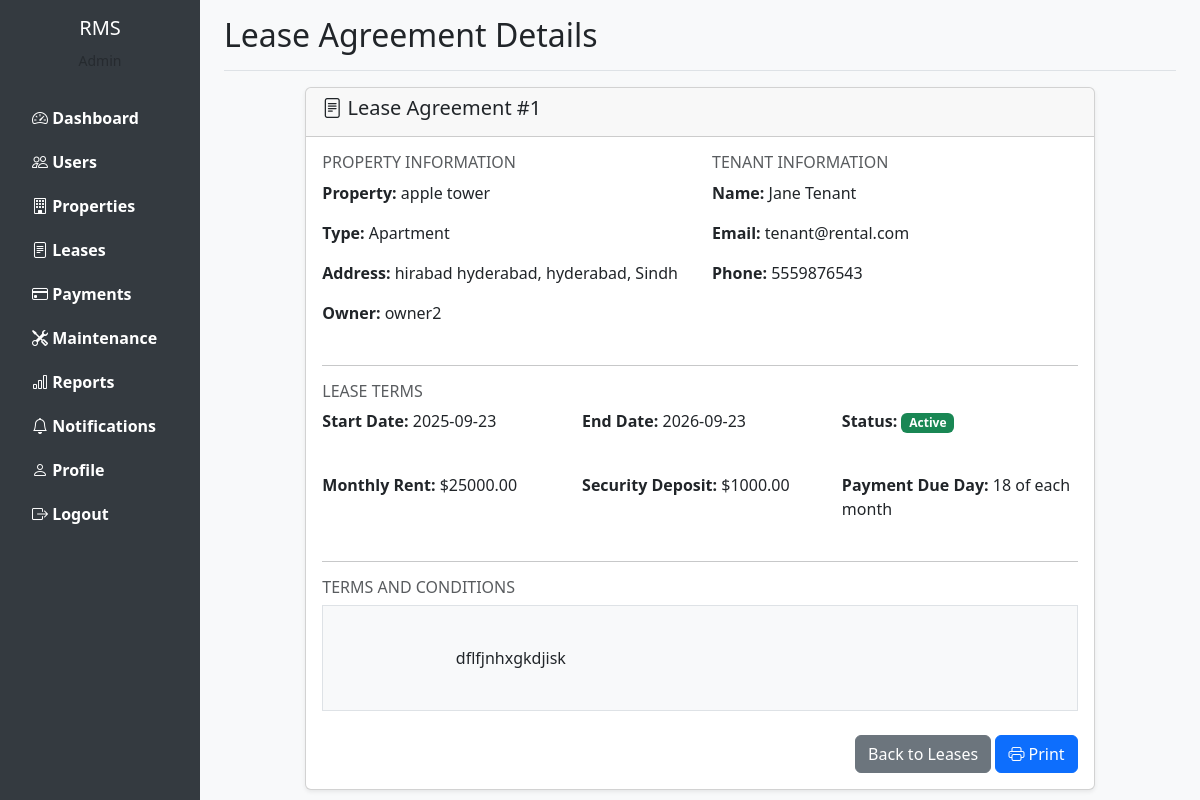
/leases/1 (signed in), run on the app's committed database.
### models.py (models this page shows, shortened)
class Lease(db.Model):
    __tablename__ = 'leases'
    id = db.Column(db.Integer, primary_key=True)
    property_id = db.Column(db.Integer, db.ForeignKey('properties.id'), nullable=False)
    tenant_id = db.Column(db.Integer, db.ForeignKey('users.id'), nullable=False)
    start_date = db.Column(db.Date, nullable=False)
    end_date = db.Column(db.Date, nullable=False)
    monthly_rent = db.Column(db.Float, nullable=False)
    security_deposit = db.Column(db.Float)
    terms_conditions = db.Column(db.Text)
    status = db.Column(db.String(20), default='active')
    payment_due_day = db.Column(db.Integer, default=1)
    created_at = db.Column(db.DateTime, default=datetime.utcnow)
    updated_at = db.Column(db.DateTime, default=datetime.utcnow, onupdate=datetime.utcnow)
    payments = db.relationship('Payment', backref='lease', lazy=True)

class Property(db.Model):
    __tablename__ = 'properties'
    id = db.Column(db.Integer, primary_key=True)
    owner_id = db.Column(db.Integer, db.ForeignKey('users.id'), nullable=False)
    property_type = db.Column(db.String(50), nullable=False)
    title = db.Column(db.String(200), nullable=False)
    address = db.Column(db.Text, nullable=False)
    city = db.Column(db.String(100))
    state = db.Column(db.String(100))
    zip_code = db.Column(db.String(20))
    bedrooms = db.Column(db.Integer)
    bathrooms = db.Column(db.Integer)
    area_sqft = db.Column(db.Float)
    rent_amount = db.Column(db.Float, nullable=False)
    security_deposit = db.Column(db.Float)
    description = db.Column(db.Text)
    amenities = db.Column(db.Text)
    availability_status = db.Column(db.String(20), default='available')
    image_path = db.Column(db.String(255))
    created_at = db.Column(db.DateTime, default=datetime.utcnow)
    updated_at = db.Column(db.DateTime, default=datetime.utcnow, onupdate=datetime.utcnow)
    leases = db.relationship('Lease', backref='property', lazy=True)
    maintenance_requests = db.relationship('MaintenanceRequest', backref='property', lazy=True)

class User(UserMixin, db.Model):
    __tablename__ = 'users'
    id = db.Column(db.Integer, primary_key=True)
    username = db.Column(db.String(80), unique=True, nullable=False)
    email = db.Column(db.String(120), unique=True, nullable=False)
    password_hash = db.Column(db.String(255), nullable=False)
    full_name = db.Column(db.String(120), nullable=False)
    phone = db.Column(db.String(20))
    address = db.Column(db.Text)
    role = db.Column(db.String(20), nullable=False)
    is_active = db.Column(db.Boolean, default=True)
    created_at = db.Column(db.DateTime, default=datetime.utcnow)
    updated_at = db.Column(db.DateTime, default=datetime.utcnow, onupdate=datetime.utcnow)
    properties = db.relationship('Property', backref='owner', lazy=True, foreign_keys='Property.owner_id')
    leases_as_tenant = db.relationship('Lease', backref='tenant', lazy=True, foreign_keys='Lease.tenant_id')
    payments = db.relationship('Payment', backref='payer', lazy=True)
    maintenance_requests = db.relationship('MaintenanceRequest', backref='requester', lazy=True, foreign_keys='MaintenanceRequest.tenant_id')
    assigned_maintenance = db.relationship('MaintenanceRequest', backref='assigned_staff', lazy=True, foreign_keys='MaintenanceRequest.staff_id')
    notifications = db.relationship('Notification', backref='user', lazy=True)

### routes.py (the view)
@current_app.route('/leases/<int:lease_id>')
@login_required
def view_lease(lease_id):
    lease = Lease.query.get_or_404(lease_id)
    if current_user.role == 'tenant' and lease.tenant_id != current_user.id:
        flash('You do not have permission to view this lease.', 'danger')
        return redirect(url_for('dashboard'))
    if current_user.role == 'owner' and lease.property.owner_id != current_user.id:
        flash('You do not have permission to view this lease.', 'danger')
        return redirect(url_for('dashboard'))
    return render_template('leases/view.html', lease=lease)

### app.py (called while the page is built)
def create_app():
    app = Flask(__name__)
    app.config['SECRET_KEY'] = 'your-secret-key-change-in-production'
    app.config['SQLALCHEMY_DATABASE_URI'] = 'sqlite:///rental_management.db'
    app.config['SQLALCHEMY_TRACK_MODIFICATIONS'] = False
    app.config['UPLOAD_FOLDER'] = 'static/uploads'
    os.makedirs(app.config['UPLOAD_FOLDER'], exist_ok=True)
    db.init_app(app)
    login_manager.init_app(app)
    migrate.init_app(app, db)
    login_manager.login_view = 'login'
    login_manager.login_message = 'Please log in to access this page.'
    with app.app_context():
        from models import User
        @login_manager.user_loader
        def load_user(user_id):
            return User.query.get(int(user_id))
        import routes
        db.create_all()
    return app

### templates/leases/view.html (shortened to what this page needs)
{% extends "base.html" %}
{% block page_title %}Lease Agreement Details{% endblock %}
{% block content %}
<div class="row">
    <div class="col-md-10 offset-md-1">
        <div class="card">
            <div class="card-header">
                <h5><i class="bi bi-file-text"></i> Lease Agreement #{{ lease.id }}</h5>
            </div>
            <div class="card-body">
                <div class="row mb-4">
                    <div class="col-md-6">
                        <h6 class="text-muted">PROPERTY INFORMATION</h6>
                        <p><strong>Property:</strong> {{ lease.property.title }}</p>
                        <p><strong>Type:</strong> {{ lease.property.property_type }}</p>
                        <p><strong>Address:</strong> {{ lease.property.address }}, {{ lease.property.city }}, {{ lease.property.state }}</p>
                        <p><strong>Owner:</strong> {{ lease.property.owner.full_name }}</p>
                    </div>
                    <div class="col-md-6">
                        <h6 class="text-muted">TENANT INFORMATION</h6>
                        <p><strong>Name:</strong> {{ lease.tenant.full_name }}</p>
                        <p><strong>Email:</strong> {{ lease.tenant.email }}</p>
                        <p><strong>Phone:</strong> {{ lease.tenant.phone }}</p>
                    </div>
                </div>
                <hr>
                <div class="row mb-4">
                    <div class="col-md-12">
                        <h6 class="text-muted">LEASE TERMS</h6>
                    </div>
                    <div class="col-md-4">
                        <p><strong>Start Date:</strong> {{ lease.start_date }}</p>
                    </div>
                    <div class="col-md-4">
                        <p><strong>End Date:</strong> {{ lease.end_date }}</p>
                    </div>
                    <div class="col-md-4">
                        <p><strong>Status:</strong>
                            <span class="badge bg-{{ 'success' if lease.status == 'active' else 'danger' }}">
                                {{ lease.status|title }}
                            </span>
                        </p>
                    </div>
                </div>
                <div class="row mb-4">
                    <div class="col-md-4">
                        <p><strong>Monthly Rent:</strong> ${{ "%.2f"|format(lease.monthly_rent) }}</p>
                    </div>
                    <div class="col-md-4">
                        <p><strong>Security Deposit:</strong> ${{ "%.2f"|format(lease.security_deposit or 0) }}</p>
                    </div>
                    <div class="col-md-4">
                        <p><strong>Payment Due Day:</strong> {{ lease.payment_due_day }} of each month</p>
                    </div>
                </div>
                <hr>
                {% if lease.terms_conditions %}
                <div class="row mb-4">
                    <div class="col-md-12">
                        <h6 class="text-muted">TERMS AND CONDITIONS</h6>
                        <div class="border p-3 bg-light" style="white-space: pre-wrap;">
                            {{ lease.terms_conditions }}
                        </div>
                    </div>
                </div>
                {% endif %}
                <div class="text-end">
                    <a href="{{ url_for('leases') }}" class="btn btn-secondary">Back to Leases</a>
                    <button onclick="window.print()" class="btn btn-primary">
                        <i class="bi bi-printer"></i> Print
                    </button>
                </div>
            </div>
        </div>
    </div>
</div>
{% endblock %}

### templates/base.html (style rules this page uses)
body { min-height: 100vh; background-color: #f8f9fa; }
.card { box-shadow: 0 0.125rem 0.25rem rgba(0,0,0,0.075); }

### data on the page
Lease: id "1", start_date "2025-09-23", end_date "2026-09-23", status "Active", monthly_rent "25000.00", security_deposit "1000.00", payment_due_day "18", terms_conditions "dflfjnhxgkdjisk"
Property: property "apple tower", property.property_type "Apartment", property.address "hirabad hyderabad", property.city "hyderabad", property.state "Sindh"
User: property.owner.full_name "owner2"
User: tenant.full_name "Jane Tenant", tenant.email "tenant@rental.com", tenant.phone "5559876543"
